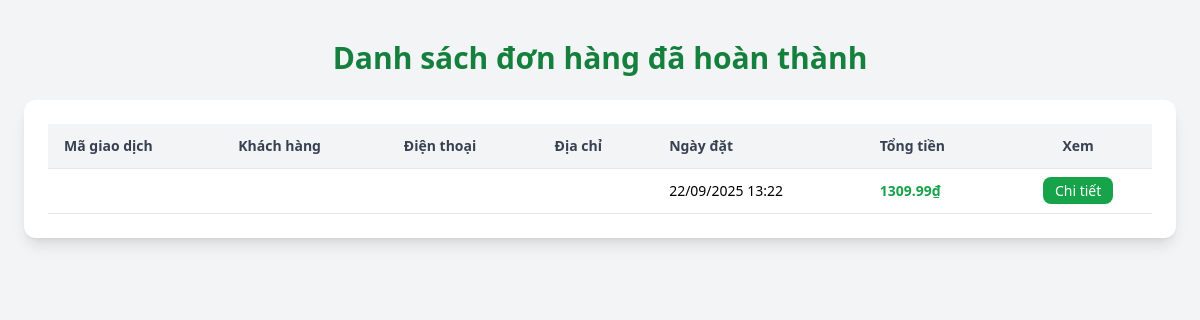
The app's page /admin_panel/orders_complete/, older data.
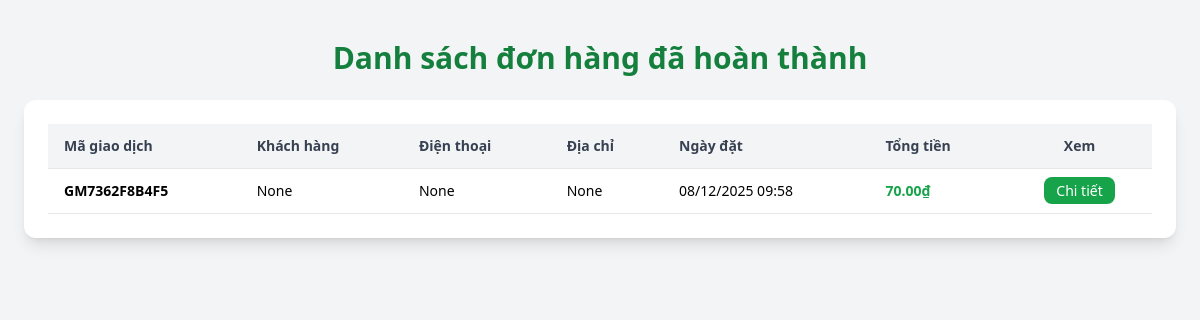
The same page, newer data.
### app/models.py (models this page shows, shortened)
class Order(models.Model):
    customer = models.ForeignKey(User, max_length=100, on_delete=models.SET_NULL, null=True, blank=True)
    date_order = models.DateTimeField(max_length=100,auto_now_add=True)
    complete =  models.BooleanField(default=False,null=True,blank=False)
    transaction_id = models.CharField(max_length=100, blank=True, null=True)
    promotion = models.ForeignKey(
        'Promotion', on_delete=models.SET_NULL, null=True, blank=True, related_name='orders'
    )
    @property
    def get_cart_total(self):
        orderitems = self.orderitem_set.all()
        total = sum(item.get_total for item in orderitems)
        return total

class OrderItem(models.Model):
    product = models.ForeignKey(Product, on_delete=models.SET_NULL, null=True, blank=True)
    order = models.ForeignKey(Order, on_delete=models.SET_NULL, null=True, blank=True)
    quantity = models.IntegerField(default=0, null=True, blank=True)
    date_added = models.DateTimeField(max_length=100,auto_now_add=True)
    @property
    def get_total(self):
        if not self.product:
            return Decimal('0')
        return self.product.price * self.quantity

class Product(models.Model):
    UNIT_CHOICES = [
        ("kg", "Kilogram"),
        ("gr", "Gram"),
        ("bó", "Bó"),
        ("túi", "Túi"),
        ("quả", "Quả"),
    ]
    STATUS_CHOICES = [
        ("available", "Còn hàng"),
        ("out_of_stock", "Hết hàng"),
        ("hidden", "Ẩn"),
    ]
    name = models.CharField(max_length=200)
    slug = models.SlugField(max_length=200, unique=True, blank = True)
    category = models.ForeignKey(Category, on_delete=models.CASCADE, related_name="products")
    description = models.TextField(blank=True, null=True)
    price = models.DecimalField(max_digits=10, decimal_places=2)
    unit = models.CharField(max_length=20, choices=UNIT_CHOICES, default="kg")
    stock = models.PositiveIntegerField(default=0)  # số lượng tồn kho
    status = models.CharField(max_length=20, choices=STATUS_CHOICES, default="available")
    origin = models.CharField(max_length=100, choices=Origin.choices, default=Origin.VIETNAM, blank=True, null=True)   # Việt Nam, Úc, Mỹ...
    image = models.ImageField(upload_to="products/", blank=True, null=True)
    is_featured = models.BooleanField(default=False)   # Sản phẩm nổi bật
    created_at = models.DateTimeField(auto_now_add=True)
    updated_at = models.DateTimeField(auto_now=True)
    user = models.ForeignKey(User, on_delete=models.CASCADE, blank= True, null=True)

class UserProfile(models.Model):
    user = models.OneToOneField(
        User, on_delete=models.CASCADE, related_name='profile'
    )
    full_name = models.CharField(max_length=100)
    phone = models.CharField(max_length=15)
    address = models.TextField(max_length=100)

### adminpanel/views.py (the view)
# urls.py: path("orders_complete/", views.orders_complete, name="orders_complete")
def orders_complete(request):
    orders = Order.objects.filter(complete=True).order_by('-date_order')
    return render(request, "ordersComplete.html", {"orders":orders})

### adminpanel/templates/ordersComplete.html (shortened to what this page needs)
<!DOCTYPE html>
<html lang="vi">
<head>
    <script src="https://cdn.tailwindcss.com"></script>
</head>
<body class="bg-gray-100 min-h-screen">
    <div class="max-w-6xl mx-auto py-10">
        <h1 class="text-3xl font-bold text-green-700 mb-6 text-center">
            Danh sách đơn hàng đã hoàn thành
        </h1>
        <div class="bg-white rounded-xl shadow-lg p-6 overflow-x-auto">
            <table class="min-w-full text-left text-sm">
                <thead>
                    <tr class="bg-gray-100 border-b text-gray-700">
                        <th class="py-3 px-4">Mã giao dịch</th>
                        <th class="py-3 px-4">Khách hàng</th>
                        <th class="py-3 px-4">Điện thoại</th>
                        <th class="py-3 px-4">Địa chỉ</th>
                        <th class="py-3 px-4">Ngày đặt</th>
                        <th class="py-3 px-4">Tổng tiền</th>
                        <th class="py-3 px-4 text-center">Xem</th>
                    </tr>
                </thead>
                <tbody>
                    {% for order in orders %}
                    <tr class="border-b hover:bg-gray-50 transition">
                        <td class="py-3 px-4 font-semibold">{{ order.transaction_id }}</td>
                        <td class="py-3 px-4">{{ order.customer.profile.full_name }}</td>
                        <td class="py-3 px-4">{{ order.customer.profile.phone }}</td>
                        <td class="py-3 px-4">{{ order.customer.profile.address }}</td>
                        <td class="py-3 px-4">{{ order.date_order|date:"d/m/Y H:i" }}</td>
                        <td class="py-3 px-4 text-green-600 font-bold">
                            {% if order.promotion %}
                                {{ order.get_total_after_discount }}₫
                            {% else %}
                                {{ order.get_cart_total }}₫
                            {% endif %}
                        </td>
                        <td class="py-3 px-4 text-center">
                            <a href="/order/{{ order.id }}/"
                               class="px-3 py-1 bg-green-600 text-white rounded-lg hover:bg-green-700">
                                Chi tiết
                            </a>
                        </td>
                    </tr>
                    {% empty %}
                    <tr>
                        <td colspan="7" class="py-6 text-center text-gray-500">
                            Không có đơn hàng hoàn thành nào.
                        </td>
                    </tr>
                    {% endfor %}
                </tbody>
            </table>
        </div>
    </div>
</body>
</html>

Row changes from the older to the newer data that the page shows:
removed Order: date_order "22/09/2025 13:22", get_cart_total "1309.99"
now on this page (row edited): Order: transaction_id "GM7362F8B4F5", customer.profile.full_name "None", customer.profile.phone "None", customer.profile.address "None", date_order "08/12/2025 09:58", get_cart_total "70.00"
